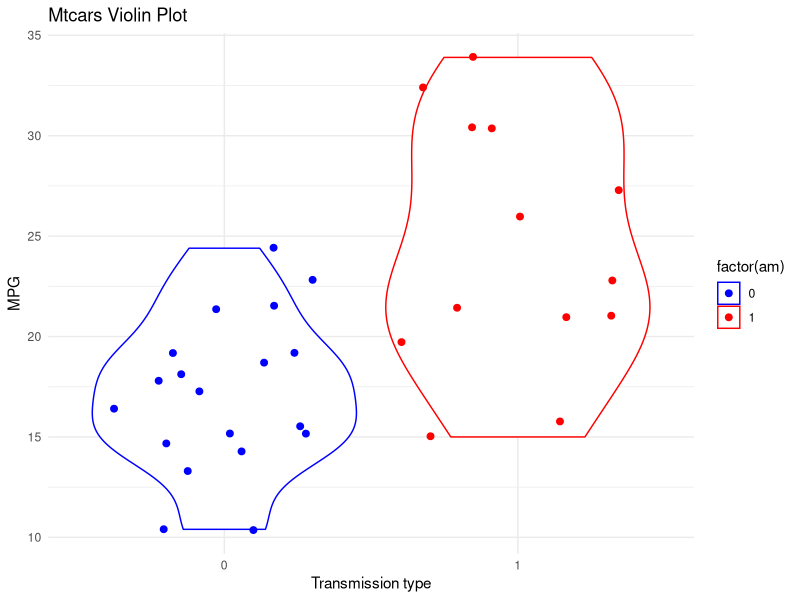

Generate this figure with R:
## ---- chunk 1
library(ggplot2)
data(mtcars)
## ---- chunk 2
str(mtcars)
## ---- chunk 3
p <- ggplot(mtcars, aes(x=factor(am), y=mpg, color=factor(am))) +
     geom_violin(scale = "width", trim=TRUE) +
     scale_color_manual(values=c("blue", "red")) +
     geom_point(size=2, position="jitter") +
     labs(title ="Mtcars Violin Plot", y="MPG", x="Transmission type") +
     theme_minimal()
p
## ---- chunk 4
fit <- lm(mpg ~ factor(am), mtcars)

summary(fit)
